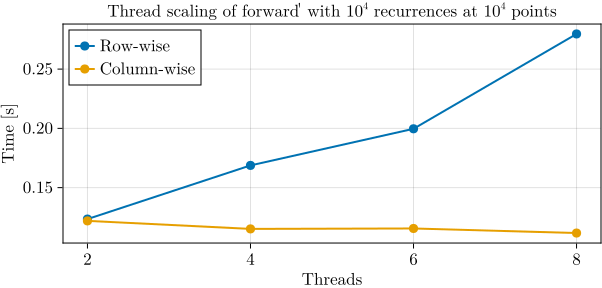

Reproduce this figure in Julia.
using CairoMakie, CSV, DataFrames;

df = CSV.read("./analysis/benchmarks/forward/thread-scaling-10e4-recurrences-points.csv", DataFrame);

threads = df[!, "Threads"]
row = df[!, "Row-wise"]
column = df[!, "Column-wise"]

pt = 4 / 3;
inch = 96;

set_theme!(
    theme_latexfonts(),
    fontsize=round(13pt),
    linewidth=2,
    markersize=13,
    figure_padding=1,
);

fig = Figure(size=(6.27inch, 3inch), padding=0);
ax = Axis(
    fig[1, 1],
    title=L"Thread scaling of forward' with $10^4$ recurrences at $10^4$ points",
    xlabel=L"Threads$$",
    ylabel=L"Time [s]$$",
    xticks=(2:2:8),
);

r = scatterlines!(ax, threads, row);
c = scatterlines!(ax, threads, column);
axislegend(ax, [r, c], [L"Row-wise$$", L"Column-wise$$"], position=:lt, orientation=:vertical, backgroundcolor=(:white, 0.85));

fig

save("forward-threaded-comparison.svg", fig)